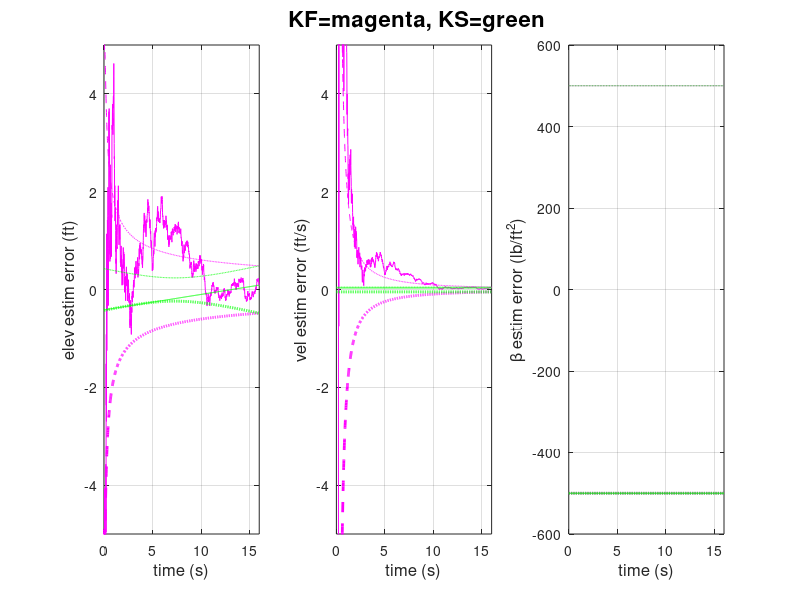
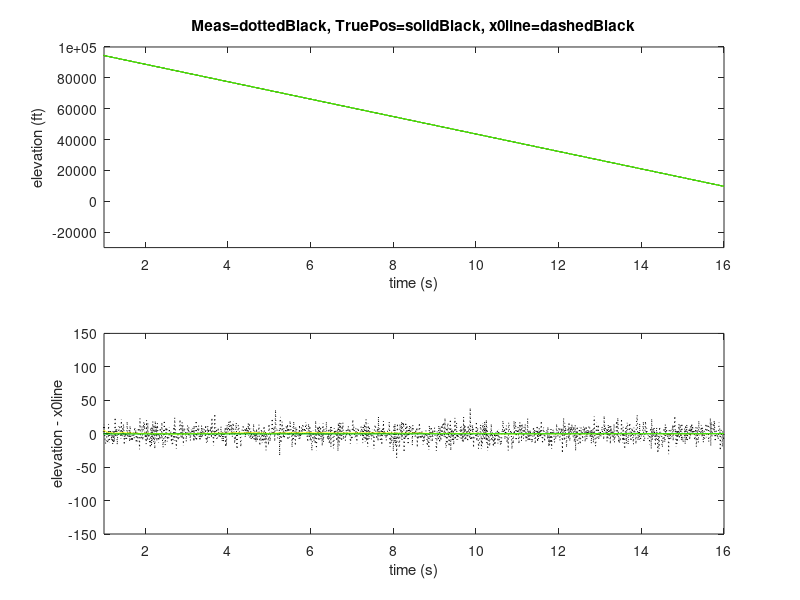

Here is the MATLAB script that generated these plots, in order:
% gravdragdemo.m
% Andy Ganse, Applied Physics Laboratory, Univ of WA, 2006.
% aganse@apl.washington.edu, http://staff.washington.edu/aganse
%
% A demo of basic nonlinear tracking examples 6.1-2 & 6.1-3 from the
% classic text, "Applied Optimal Estimation", editted by Gelb, 1974,
% for plotting and comparing the following recursive filters & smoothers:
% - Kalman Filter (KF),
% - Kalman Smoother (KS),
% - Linearized Kalman Filter (LKF),
% - Extended Kalman Filter (EKF), 
% - 2nd order EKF (EKF2)
%
% The user can change settings at the beginning of this script to choose
% which filters to run/display, set initial conds and noise values, etc.
% Please note the book's point about using Monte Carlo simulation to get
% the real cov estimates for EKF, and EKF2 - I don't do that here.

function gravdragdemo()
global nonlineardyn;
global nonlinearmeas;
global Qon;

% To understand this script note its five labeled sections:
% - USER CHANGEABLE STUFF,
% - PROBLEM SETUP,
% - FILTERS & SMOOTHERS,
% - PLOTTING,
% - FUNCTION DEFINITIONS.
% But the user can initially just concentrate on making changes in the USER
% CHANGEABLE STUFF section and then running the script to see their effects.


% -----------------------------------------
% USER CHANGEABLE STUFF...

nonlineardyn=0;  % problem dynamics: 1=nonlinear (both Gelb examples), 0=linear (to try KF)
nonlinearmeas=0;  % problem measurements: 1=nonlinear (Gelb ex6.1-3), 0=linear (Gelb ex6.1-2)

% Choose which filters to try:  1="on" and 0="off" on all these...
runKF=1;  % for when nonlineardyn=nonlinearmeas=0, or just to show it's bad otherwise
runKS=1;  % "      "       "
runLKF=0;
runEKF=0;
runEKF2=0;

% Initial conds and setup is the same for both 1D & 2D problems.
% (these default values here are taken from book):
x0true=[1e5+100,-6000+350,2500+500]';  % = elevation(ft), velocity(ft/sec), drag coeff
x0guess=[1e5,-6000,2500]';  % note this will cause LKF's xbar to cross zero a little early...
P0=diag([500,2e4,2.5e5]);
Qon=0;  % multiply this scalar times the Q matrix to "turn it on&off" (ie 1=on,0=off)
        % Gelb examples both have Q=0; you can change Q down in getQ() function, default is 1e2*I)
R=1e2;  % note meas noise cov matrix is a single scalar variance in this problem

% Note all filters in this script assume equally-spaced time points:
T=.01;  % Timestep for discretization of continuous functions of time.
        % While it's not specified in the book, the Gelb book examples very
        % likely used a timestep of order 0.01 and then only plotted every
        % 10th point or so.
        % Note if you want to use a larger T value then you may not want to
        % use the linearization approach to solve the nonlinear differential
        % equations below for xtrue(t) and xbar(t) (the latter in the LKF).
timerange=0:T:16;  % or might want to go till 17.7;

% narrow the plot boundaries?  (1=yes, 0=no)
axislimits=1;
newfigs=0;

% END OF USER CHANGEABLE STUFF.


% -----------------------------------------
% PROBLEM SETUP...
N=length(timerange);

% Calculate "true" state vector over time from dynamics.
% Note true model includes random element to dynamics (via "fplusw" func).
%    more accurate for nonlinear f :
%    [t,xcalc]=ode113(@fplusw,timerange,x0true);  % note t starts at zero
%    xtrue=xcalc';  % (because darned ODE routine transposes result)
% Getting away with linearization approach here with small enough T and
% weakly nonlinear function f:
xtrue=zeros(3,N);
xtrue(:,1)=x0true;
for i=2:N
    xtrue(:,i)=xtrue(:,i-1)+fplusw(xtrue(:,i-1))*T;
end;

% Create noisy scalar measurements:
%   For 2D problem (ex. 6.1-3), scalar nonlinear measurements are of form
%   z_k = h(x_k) + v_k = sqrt( r1^2 + ( x_k - r2 )^2 ) + v_k ,  v_k~N(0,R)
%   Note 1D problem (ex. 6.1-2), scalar linear measurements, is a special
%     case of 2D problem where r1=r2=0, becoming:
%   z(t) = h(x(t)) + v(t) = x1(t) + v(t) ,  v(t)~N(0,R)
randn('state',sum(100*clock));  % seed the rand # generator
z=h(xtrue)+sqrt(R)*randn(1,length(xtrue));  % add noise to scalar meas
% note here that first measurement was at t=0...

% We know the Q's in this synthetic problem because I chose them in true
% model.
Q=getQ();



% -----------------------------------------
% FILTERS & SMOOTHERS...

if runKF  % KF:  Kalman Filter
% use constant F=df/dx & H=dh/dx eval'd at x0:
F=jacf(x0guess);
H=jach(x0guess);
% Bring in first measurement at t=0:
K = P0*H'/(H*P0*H'+R);
P_kf(:,:,1) = (eye(size(P0))-K*H)*P0;
x_kf(:,1) = x0guess + K*(z(1)-H*x0guess);
% Now loop, iterating over dynamics-propagate / meas-update...
for i=2:N
    % Propagate to next measurement time:
     Pminus = P_kf(:,:,i-1) + (F*P_kf(:,:,i-1)+P_kf(:,:,i-1)*F'+Q)*T;
     xminus = x_kf(:,i-1) + F*x_kf(:,i-1)*T;
    % Measurement update:
    K = Pminus*H'/(H*Pminus*H'+R);
    P_kf(:,:,i) = (eye(size(Pminus))-K*H)*Pminus;
    x_kf(:,i) = xminus + K*(z(i)-H*xminus);
    drawnow; % lets us interrupt with Ctrl-C
end
end


if runKS  % KS:  Kalman Smoother, coded ala Gelb table 5.2-2, p164.
% Continuous time RTS fixed-interval smoother.
% use constant F=df/d x & H=dh/dx eval'd at x0:
F=jacf(x0guess);
H=jach(x0guess);
% Forward filter:
% bring in first measurement at t=0
K = P0*H'/(H*P0*H'+R);
P(:,:,1) = (eye(size(P0))-K*H)*P0;
x(:,1) = x0guess + K*(z(1)-H*x0guess);
for i=2:N
    % Propagate to next measurement time:
     Pminus = P(:,:,i-1) + (F*P(:,:,i-1)+P(:,:,i-1)*F'+Q)*T;
     xminus = x(:,i-1) + F*x(:,i-1)*T;
    % Measurement update:
    K = Pminus*H'/(H*Pminus*H'+R);
    P(:,:,i) = (eye(size(Pminus))-K*H)*Pminus;
    x(:,i) = xminus + K*(z(i)-H*xminus);
    drawnow; % lets us interrupt with Ctrl-C
end
% Smoothing (using fwd filter results):
P_ks(:,:,N)=P(:,:,N);
x_ks(:,N)=x(:,N);
for i=N-1:-1:1
    x_ks(:,i) = x_ks(:,i+1) - ...
        (F*x_ks(:,i+1)+Q*inv(P(:,:,i+1))*(x_ks(:,i+1)-x(:,i+1)))*T;
    P_ks(:,:,i) = ...
        P_ks(:,:,i+1) - ( (F+Q*inv(P(:,:,i+1)))*P_ks(:,:,i+1) + ...
        P_ks(:,:,i+1)*(F+Q*inv(P(:,:,i+1)))' - Q )*T;
    drawnow; % lets us interrupt with Ctrl-C
end
end


if runLKF   % LKF:  Linearized Kalman Filter.
% First we precompute xbar for prior linearization:
%    more accurate for nonlinear f :
%    [t,xcalc]=ode113(@fplusw,timerange,x0guess);  % note t starts at zero
%    xbar=xcalc';  % (because darned ODE routine transposes result)
% Getting away with linearization approach here with small enough T and
% weakly nonlinear function f:
xbar=zeros(3,N);
xbar(:,1)=x0guess;
for i=2:N
    xbar(:,i)=xbar(:,i-1)+fplusw(xbar(:,i-1))*T;
end;
% Bring in first measurement at t=0:
H=jach(x0guess);  % (note xbar(:,1)=x0guess so could write either way)
K = P0*H'*inv(H*P0*H'+R);
P_lkf(:,:,1) = (eye(size(P0))-K*H)*P0;
x_lkf(:,1) = x0guess + K*(z(1)-h(x0guess));  % -H*() term is zero since xbar(:,1)=x0guess
% Now loop, iterating over dynamics-propagate / meas-update...
for i=2:N
    % Propagate to next measurement time:
    F=jacf(xbar(:,i-1));
    Pminus = P_lkf(:,:,i-1) + (F*P_lkf(:,:,i-1)+P_lkf(:,:,i-1)*F'+Q)*T;
    xminus = x_lkf(:,i-1) + (f(xbar(:,i-1))+F*(x_lkf(:,i-1)-xbar(:,i-1)))*T;
    % Measurement update:
    H=jach(xbar(:,i));
    K = Pminus*H'*inv(H*Pminus*H'+R);
    P_lkf(:,:,i) = (eye(size(Pminus))-K*H)*Pminus;
    x_lkf(:,i) = xminus + K*(z(i)-h(xbar(:,i))-H*(xminus-xbar(:,i)));
    % Note I have H= and K= and P= inside the propagate/update loop here
    % unnecessarily (just for easier comparison to other filters' code) -
    % but notice that the sequences of H's and K's and P's can all be done
    % a-priori since we have the xbar sequence a-priori.  So the actual
    % "in-flight" computation loop is just the x's, greatly reducing 
    % computation time.
    drawnow; % lets us interrupt with Ctrl-C
end
end


if runEKF  % EKF:  Extended Kalman Filter
% Bring in first measurement at t=0:
H=jach(x0guess);
K = P0*H'*inv(H*P0*H'+R);
P_ekf(:,:,1) = (eye(size(P0))-K*H)*P0;
x_ekf(:,1) = x0guess + K*(z(1)-h(x0guess));
% Now loop, iterating over dynamics-propagate / meas-update...
for i=2:N
    % Propagate to next measurement time:
    F=jacf(x_ekf(:,i-1));
    Pminus = P_ekf(:,:,i-1) + (F*P_ekf(:,:,i-1)+P_ekf(:,:,i-1)*F'+Q)*T;
    xminus = x_ekf(:,i-1) + f(x_ekf(:,i-1))*T;
    % Measurement update:
    H=jach(xminus);
    K = Pminus*H'*inv(H*Pminus*H'+R);
    P_ekf(:,:,i) = (eye(size(Pminus))-K*H)*Pminus;
    x_ekf(:,i) = xminus + K*(z(i)-h(xminus));
    drawnow; % lets us interrupt with Ctrl-C
end
end


if runEKF2  % EKF2:  Gaussian 2nd order EKF
            % (the "Gaussian" part refers to the A matrix, ala Gelb 1974 p192)
% Bring in first measurement at t=0:
H=jach(x0guess);
A = calcA(x0guess,P0);
K = P0*H'*inv(H*P0*H'+R+A);
P_ekf2(:,:,1) = (eye(size(P0))-K*H)*P0;
x_ekf2(:,1) = x0guess + K*(z(1)-h(x0guess)-1/2*d2h(x0guess,P0));
% Now loop, iterating over dynamics-propagate / meas-update...
for i=2:N
    % Propagate to next measurement time:
    F=jacf(x_ekf2(:,i-1));
    Pminus = P_ekf2(:,:,i-1) + (F*P_ekf2(:,:,i-1)+P_ekf2(:,:,i-1)*F'+Q)*T;
    xminus = x_ekf2(:,i-1) + (f(x_ekf2(:,i-1))+1/2*d2f(x_ekf2(:,i-1),P_ekf2(:,:,i-1)))*T;
    % Measurement update:
    H=jach(xminus);
    % using Gaussian approximation to calc A, so this is a Gaussian 2nd order filter:
    A = calcA(xminus,Pminus);  % note A is a scalar in this problem since h and R scalar
    K = Pminus*H'*inv(H*Pminus*H'+R+A);
    P_ekf2(:,:,i) = (eye(size(Pminus))-K*H)*Pminus;
    x_ekf2(:,i) = xminus + K*(z(i)-h(xminus)-1/2*d2h(xminus,Pminus));
    drawnow; % lets us interrupt with Ctrl-C
end
end



% -----------------------------------------
% PLOTTING...

% Set corresponding plot title:
tstr='';
if runKF; tstr=strcat(tstr,' KF=magenta,'); end;
if runKS; tstr=strcat(tstr,' KS=green,'); end;
if runLKF; tstr=strcat(tstr,' LKF=cyan, '); end;
if runEKF; tstr=strcat(tstr,' EKF=blue, '); end;
if runEKF2; tstr=strcat(tstr,' EKF2=green,'); end;
tstr=tstr(1:end-1);  % <--  quick hack to remove final comma

% Initialize plot:
if newfigs
    figure;
else
    figure(1);
end
subplot(1,3,1); hold off;
subplot(1,3,2); hold off;
subplot(1,3,3); hold off;
t=timerange;  % just for brevity in plot lines below

% Note below that while we have N+1 time-points in the state estimates (one
% prior value plus N measurements), we skip the last time-point of the state
% estimate below since we subject the N-point "true" state sequence to look at
% estimatation errors.

% Plot KF results:
if runKF
s=[squeeze(sqrt(abs(P_kf(1,1,:)))),squeeze(sqrt(abs(P_kf(2,2,:)))),squeeze(sqrt(abs(P_kf(3,3,:))))];
subplot(1,3,1);
plot(t',x_kf(1,:)-xtrue(1,:),'m-',t',s(:,1),'m--',t',-s(:,1),'m--','linewidth',2)
hold on;
subplot(1,3,2);
plot(t',x_kf(2,:)-xtrue(2,:),'m-',t',s(:,2),'m--',t',-s(:,2),'m--','linewidth',2)
hold on;
subplot(1,3,3);
plot(t',x_kf(3,:)-xtrue(3,:),'m-',t',s(:,3),'m--',t',-s(:,3),'m--','linewidth',2)
hold on;
end

% Plot KS results:
if runKS
s=[squeeze(sqrt(abs(P_ks(1,1,:)))),squeeze(sqrt(abs(P_ks(2,2,:)))),squeeze(sqrt(abs(P_ks(3,3,:))))];
subplot(1,3,1);
plot(t',x_ks(1,:)-xtrue(1,:),'g-',t',s(:,1),'g--',t',-s(:,1),'g--','linewidth',2)
hold on;
subplot(1,3,2);
plot(t',x_ks(2,:)-xtrue(2,:),'g',t',s(:,2),'g--',t',-s(:,2),'g--','linewidth',2)
hold on;
subplot(1,3,3);
plot(t',x_ks(3,:)-xtrue(3,:),'g',t',s(:,3),'g--',t',-s(:,3),'g--','linewidth',2)
hold on;
end

% Plot LKF results:
if runLKF
s=[squeeze(sqrt(abs(P_lkf(1,1,:)))),squeeze(sqrt(abs(P_lkf(2,2,:)))),squeeze(sqrt(abs(P_lkf(3,3,:))))];
subplot(1,3,1);
plot(t',x_lkf(1,:)-xtrue(1,:),'c--',t',s(:,1),'c--',t',-s(:,1),'c--','linewidth',2)
hold on;
subplot(1,3,2);
plot(t',x_lkf(2,:)-xtrue(2,:),'c--',t',s(:,2),'c--',t',-s(:,2),'c--','linewidth',2)
hold on;
subplot(1,3,3);
plot(t',x_lkf(3,:)-xtrue(3,:),'c--',t',s(:,3),'c--',t',-s(:,3),'c--','linewidth',2)
hold on;
end

% Plot EKF results:
if runEKF
s=[squeeze(sqrt(abs(P_ekf(1,1,:)))),squeeze(sqrt(abs(P_ekf(2,2,:)))),squeeze(sqrt(abs(P_ekf(3,3,:))))];
subplot(1,3,1);
plot(t',x_ekf(1,:)-xtrue(1,:),'b-.',t',s(:,1),'b--',t',-s(:,1),'b--','linewidth',2)
hold on;
subplot(1,3,2);
plot(t',x_ekf(2,:)-xtrue(2,:),'b-.',t',s(:,2),'b--',t',-s(:,2),'b--','linewidth',2)
hold on;
subplot(1,3,3);
plot(t',x_ekf(3,:)-xtrue(3,:),'b-.',t',s(:,3),'b--',t',-s(:,3),'b--','linewidth',2)
hold on;
end

% Plot Gaussian 2nd order EKF results:
if runEKF2
s=[squeeze(sqrt(abs(P_ekf2(1,1,:)))),squeeze(sqrt(abs(P_ekf2(2,2,:)))),squeeze(sqrt(abs(P_ekf2(3,3,:))))];
subplot(1,3,1);
plot(t',x_ekf2(1,:)-xtrue(1,:),'g',t',s(:,1),'g--',t',-s(:,1),'g--','linewidth',2)
hold on;
subplot(1,3,2);
plot(t',x_ekf2(2,:)-xtrue(2,:),'g',t',s(:,2),'g--',t',-s(:,2),'g--','linewidth',2)
hold on;
subplot(1,3,3);
plot(t',x_ekf2(3,:)-xtrue(3,:),'g',t',s(:,3),'g--',t',-s(:,3),'g--','linewidth',2)
hold on;
end


% add labels, axes limits, etc...
subplot(1,3,1);
if axislimits
   axis([min(t) max(t) -5 5]);
end
ylabel('elev estim error (ft)','fontsize',12); 
xlabel('time (s)','fontsize',12);
grid on;
subplot(1,3,2);
if axislimits
   axis([min(t) max(t) -5 5]);
end
ylabel('vel estim error (ft/s)','fontsize',12); 
xlabel('time (s)','fontsize',12);
grid on;
title(tstr,'fontsize',16,'fontweight','bold');
subplot(1,3,3);
if axislimits
   axis([min(t) max(t) -600 600]);
end
ylabel('\beta estim error (lb/ft^2)','fontsize',12); 
xlabel('time (s)','fontsize',12);
grid on;


% Plot the true, measured, & estimated elevations over time
if newfigs
    figure;
else
    figure(2);
end
zlin=x0true(2)*t+x0true(1);
subplot(2,1,1); hold off;
plot(t,z,'k:',t,xtrue(1,:),'k-',t,zlin,'k--');  %,t,xbar(1,:),'k-.');
if axislimits; axis([1,max(t),-3e4,1e5]); end;
xlabel('time (s)'); ylabel('elevation (ft)');
title('Meas=dottedBlack, TruePos=solidBlack, x0line=dashedBlack');
if runKF; hold on; plot(t,x_kf(1,:),'y'); end;
if runKS; hold on; plot(t,x_ks(1,:),'g'); end;
if runLKF; hold on; plot(t,x_lkf(1,:),'c'); end;
if runEKF; hold on; plot(t,x_ekf(1,:),'m'); end;
if runEKF2; hold on; plot(t,x_ekf2(1,:),'g'); end;
subplot(2,1,2); hold off;
plot(t,z-zlin,'k:',t,xtrue(1,:)-zlin,'k-');  %,t,xbar(1,:)-zlin,'k-.');
if runKF; hold on; plot(t,x_kf(1,:)-zlin,'y'); end;
if runKS; hold on; plot(t,x_ks(1,:)-zlin,'g'); end;
if runLKF; hold on; plot(t,x_lkf(1,:)-zlin,'c'); end;
if runEKF; hold on; plot(t,x_ekf(1,:)-zlin,'m'); end;
if runEKF2; hold on; plot(t,x_ekf2(1,:)-zlin,'g'); end;
xlabel('time (s)'); ylabel('elevation - x0line');
if axislimits; axis([1,max(t),min(xtrue(1,:)-zlin)-150,150]); end;



% -----------------------------------------
% FUNCTION DEFINITIONS...

function out=h(x)
% measurement function
[r1,r2]=getgeom();
out=sqrt(r1^2+(x(1,:)-r2).^2);
% note if r1 and r2 are zero then this collapses to h(x)=x(1)

function out=jach(x)
% local jacobian of measurement function h(x)
[r1,r2]=getgeom();
out=[(x(1)-r2)/sqrt(r1+(x(1)-r2)^2),0,0];

function out=hessh(x)
% local hessian of measurement function h(x).
% used in EKF2.
% handily for this problem the output of h() is scalar, so hessh is one matrix
[r1,r2]=getgeom();
out(1,:)=[-(x(1)-r2)^2/(r1+(x(1)-r2)^2)^(3/2)+(r1+(x(1)-r2)^2)^(-1/2),0,0];%%%%
out(2,:)=[0,0,0];
out(3,:)=[0,0,0];

function out=d2h(x,P)
% used in EKF2.
out=trace(hessh(x)*P);  % (scalar for this problem since h and z are scalars)

function out=calcA(x,P)  % used in Gaussian 2nd order EKF
% Note out (=A) is a scalar in this problem since h and R scalar.
% Note also as per Gelb that this computation for A relies on a Gaussian
% approximation as described on p192 of Gelb.
hess=hessh(x);
out=0;
for p=1:3
    for q=1:3
        for m=1:3
            for n=1:3
                out=out+1/4*hess(p,q)*(P(p,m)*P(q,n)+P(p,n)*P(q,m))*hess(m,n);
            end
        end
    end
end

function out=hessf1(x)
% component 1 of hessian of dynamics function f(x)
out=zeros(3);

function out=hessf2(x)
% component 2 of hessian of dynamics function f(x)
rho0 = getrho0();
krho = 22000;
% formed from these which came from jacf() :
% df2/dx1 = -rho0/krho*exp(-x(1)/krho)*(x(2))^2/(2*x(3))
% df2/dx2 = rho0*exp(-x(1)/krho)*x(2)/x(3)
% df2/dx3 = -rho0*exp(-x(1)/krho)*(x(2))^2/(2*(x(3))^2)
out(1,:)=[ rho0/krho^2*exp(-x(1)/krho)*(x(2))^2/(2*x(3)), ...
           -rho0/krho*exp(-x(1)/krho)*x(2)/x(3), ...
           rho0/krho*exp(-x(1)/krho)*(x(2))^2/(2*(x(3))^2) ];
           % = [d2f2/dx1dx1, d2f2/dx1dx2, d2f2/dx1dx3]
out(2,:)=[ out(1,2), ...
           rho0/x(3)*exp(-x(1)/krho), ...
           -rho0/(x(3))^2*exp(-x(1)/krho)*x(2) ];
           % = [out(1,2), d2f2/dx2dx2, d2f2/dx2dx3]
out(3,:)=[ out(1,3), ...
           out(2,3), ...
           rho0*exp(-x(1)/krho)*(x(2))^2/(x(3))^3 ];
           % = [out(1,3), out(2,3), d2f2/dx3dx3]
% (note Hessian is symmetric so some elements here are multiply assigned)

function out=hessf3(x)
% component 3 of hessian of dynamics function f(x)
out=zeros(3);

function out=d2f(x,P)
% used in EKF2.
out=zeros(3,1);
out(1)=trace(hessf1(x)*P);
out(2)=trace(hessf2(x)*P);
out(3)=trace(hessf3(x)*P);

function out=fplusw(x)
% add on samples of the plant noise (theory error) to dynamics function f(x)
Q=getQ();
if Q~=zeros(3)
   L=chol(Q);  % since Q is a covariance we can use Cholesky decomp
   w=L*randn(3,size(x,2));
else
   w=zeros(3,size(x,2));
end;
out=f(x)+w;
   
function out=jacf(x)
% local jacobian of dynamics function f(x)
rho0 = getrho0();
krho = 22000;
out=zeros(3,3);
out(1,:)=[0,1,0];  % = df1/dx_{1-3}
out(2,:)=[-rho0/krho*exp(-x(1)/krho)*(x(2))^2/(2*x(3)),...
          rho0*exp(-x(1)/krho)*x(2)/x(3),...
          -rho0*exp(-x(1)/krho)*(x(2))^2/(2*(x(3))^2)];  % = df2/dx_{1-3}
out(3,:)=[0,0,0];  % = df3/dx_{1-3}

function xp=f(x)  % same nonlinear dynamics used in both Gelb examples 6.1-2 & 6.1-3
global nonlineardyn;
g = 32.2*nonlineardyn;  % nonlineardyn (=1 or 0) can zero out g and rho0 below,
                        % to make dynamics collapse to linear if desired.   
rho0 = getrho0();                        
krho = 22000;
xp=zeros(3,size(x,2));
xp(1,:) = x(2,:);
xp(2,:) = rho0*exp(-x(1,:)/krho).*(x(2,:)).^2./(2*x(3,:)) - g;
xp(3,:) = zeros(1,size(x,2));
% note the "nonlineardyn" factor (=1 or 0) allows us to zero g out here,
% making dynamics collapse to linear if desired.
% "nonlineardyn" also zeros out rho0 below.

function rho0=getrho0()
% air denisty.
global nonlineardyn;
rho0=3.4e-3*nonlineardyn;
% note the "nonlineardyn" factor (=1 or 0) allows us to zero this out from
% top of script, making dynamics collapse to linear if desired.
% "nonlineardyn" also zeros out the g up in f(x).

function Q=getQ()
% theory error covariance matrix Q (ie cov of the additive noise on f(x) )
global Qon;
%Q=Qon*diag([1e2 1e2 1e2]);
Q=Qon*diag([1e-2 1e-2 1e-2]);
% Note the "Qon" factor (=1 or 0) allows us to zero out the Q matrix from
% the top of the script, setting to no theory error as in Gelb examples.
% If Qon isn't zero, Q is specifying covariance of the theory error here.
% In this demo script we use Q to produce the "true" trajectory and then 
% use the same Q in the filtering since we know exactly what it is.
% However, for real life problems we must adaptively filter to estimate Q
% as we go; but that subject is outside the scope of this demonstation.

function [r1,r2]=getgeom()
% just a way to pass r1 & r2 to a bunch of other functions above.
global nonlinearmeas;
r1=1e3*nonlinearmeas;  % sensor horiz range from vertical target path.
r2=1e2*nonlinearmeas;  % sensor elevation                             
% note the "nonlinearmeas" factor (=1 or 0) allows us to zero these out
% from top of script, making the measurements collapse to linear if desired.
